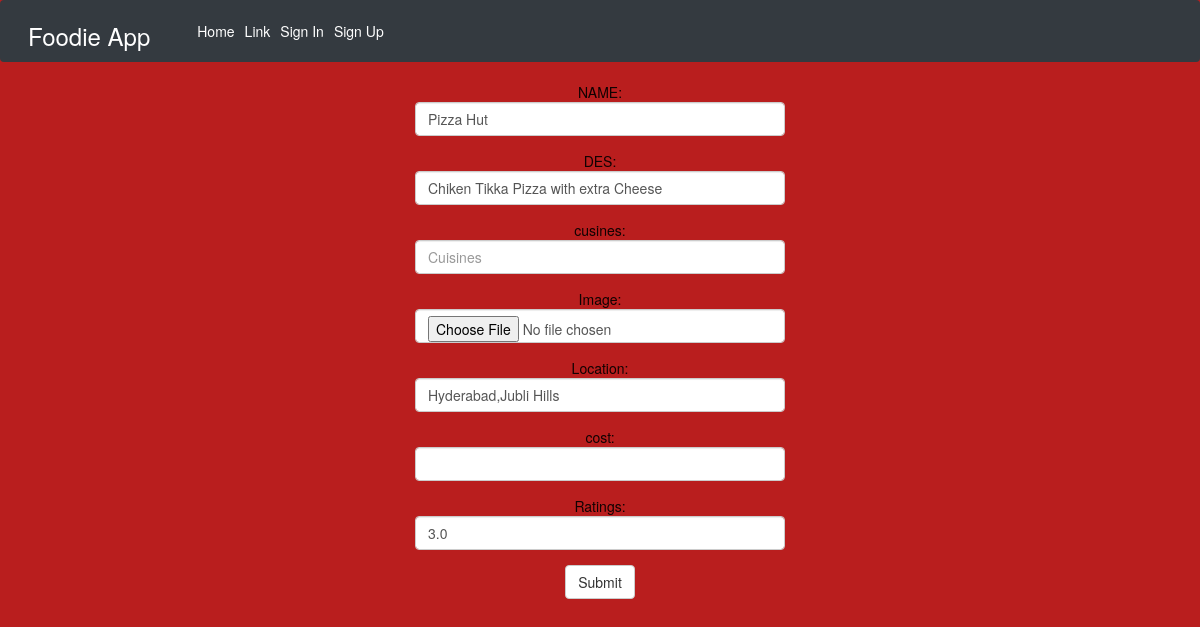
The page /update/36/ on the database its author committed.
### basic_app/models.py (models this page shows, shortened)
class Product(models.Model):
    name=models.CharField(max_length=264)
    description=models.CharField(max_length=264)
    location=models.CharField(max_length=264)
    document = models.FileField(upload_to='documents/')
    cost=models.BigIntegerField()
    cuisines=models.CharField(max_length=264)
    quantity= models.DecimalField(decimal_places=1,max_digits=5)
    class Meta:
        permissions=(
                  ('is_admin',_('Is Admin  ')),
                   ('is_user',('Is User')),
        )

### basic_app/views.py (the view)
# urls.py: url(r'^update/(?P<pk>\d+)/$',views.update,name="update"),
def update(request,pk):
    product=Product.objects.get(pk=pk)
    return render(request,'product_view.html',{'product':product})

### basic_app/templates/product_view.html (shortened to what this page needs)
{% extends 'app_base.html' %}
{% load static from staticfiles %}
{% load crispy_forms_tags %}
{% block body-block %}
<div class="container">
<form class="form-signin" method="POST" enctype="multipart/form-data" action="/hii/{{product.id}}/">
  <div class="form-group">
   NAME: <input type="text" class="form-control" placeholder="Paradise" value="{{product.name}}" id="id_username"   name="name">
  </div>
  <div class="form-group">
  DES:  <input type="text" class="form-control" id="pwd" value="{{product.description}}"  placeholder="Enter password" name="description">
  </div>
  <div class="form-group">
      <div class="form-group">
        cusines: <input type="text" class="form-control" id="location" value="{{product.cusines}}" placeholder="Cuisines" name="cuisines">
        </div>
  Image:  <input type="file" class="form-control" placeholder="5" id="qty"  name="document">
</div>
  <div class="form-group">
    Location: <input type="text" class="form-control" id="location" value="{{product.location}}" placeholder="Banglore,..." name="location">
    </div>
    <div class="form-group">
    cost: <input type="text" class="form-control" id="location" value="" placeholder="" name="cost">
    </div>
  <div class="form-group">
    Ratings:  <input type="text" class="form-control" placeholder="5" id="qty" value="{{product.quantity}}" name="quantity">
    </div>
    <button type="submit" id="btn" class="btn btn-default">Submit</button>
  </form>
  </div>
{% endblock %}

### static/CSS/main.css (style rules this page uses)
.container { text-align: center; width: 400px; }
body { background: rgb(185, 30, 30); color:rgb(17, 2, 2); }

### rows shown on the page
Product: name "Pizza Hut", description "Chiken Tikka Pizza with extra Cheese", location "Hyderabad,Jubli Hills", quantity "3.0"
